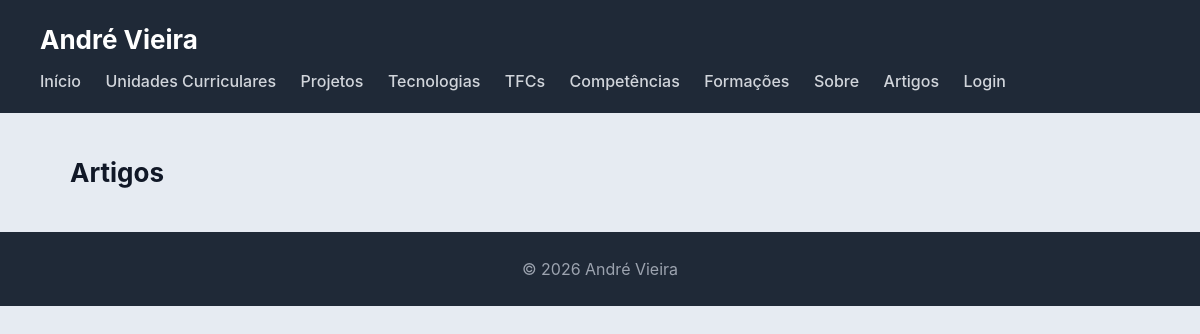
The app's page /artigos/, older data.
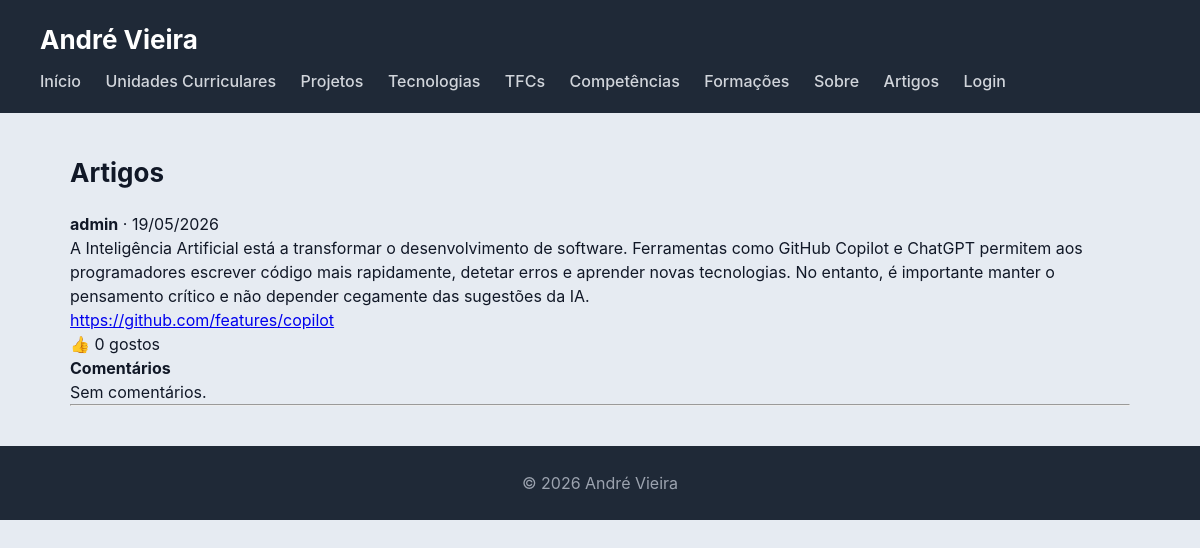
The same page, newer data.
### artigos/models.py (models this page shows, shortened)
class Artigo(models.Model):
    texto = models.TextField()
    fotografia = models.ImageField(upload_to='artigos/', blank=True, null=True)
    link_externo = models.URLField(blank=True)
    data_criacao = models.DateTimeField(auto_now_add=True)
    autor = models.ForeignKey(User, on_delete=models.CASCADE, related_name='artigos')
    likes = models.ManyToManyField(User, related_name='artigos_gostados', blank=True)

### artigos/views.py (the view)
# urls.py: path('', views.artigos_view, name='artigos'),
def artigos_view(request):
    artigos = Artigo.objects.prefetch_related('comentarios', 'likes').select_related('autor').order_by('-data_criacao')
    return render(request, 'artigos/artigos.html', {'artigos': artigos})

### artigos/templates/artigos/artigos.html (shortened to what this page needs)
{% extends 'portfolio/base.html' %}
{% block content %}
<h2>Artigos</h2>
{% for artigo in artigos %}
<article>
    <p><strong>{{ artigo.autor.username }}</strong> · {{ artigo.data_criacao|date:"d/m/Y" }}</p>
    <p>{{ artigo.texto }}</p>
    {% if artigo.link_externo %}
        <p><a href="{{ artigo.link_externo }}" target="_blank">{{ artigo.link_externo }}</a></p>
    {% endif %}
    <p>👍 {{ artigo.likes.count }} gostos
    </p>
    <h4>Comentários</h4>
    {% for comentario in artigo.comentarios.all %}
        <p><strong>{{ comentario.autor.username }}</strong>: {{ comentario.texto }} <em>({{ comentario.data|date:"d/m/Y" }})</em></p>
    {% empty %}
        <p>Sem comentários.</p>
    {% endfor %}
</article>
<hr>
{% endfor %}
{% endblock %}

### portfolio/templates/portfolio/base.html (shortened to what this page needs)
<!DOCTYPE html>
<html lang="pt">
<head>
    {% load static %}
    <link rel="stylesheet" href="{% static 'portfolio/styles.css' %}">
</head>
<body>
    <header>
        <h1>André Vieira</h1>
        <nav>
            <a href="{% url 'portfolio' %}">Início</a>
            <a href="{% url 'ucs' %}">Unidades Curriculares</a>
            <a href="{% url 'projetos' %}">Projetos</a>
            <a href="{% url 'tecnologias' %}">Tecnologias</a>
            <a href="{% url 'tfcs' %}">TFCs</a>
            <a href="{% url 'competencias' %}">Competências</a>
            <a href="{% url 'formacoes' %}">Formações</a>
            <a href="{% url 'sobre' %}">Sobre</a>
            <a href="{% url 'artigos' %}">Artigos</a>
            {% if request.user.is_authenticated %}
                <span>Olá, {{ request.user.username }}</span>
                <a href="{% url 'logout' %}">Logout</a>
            {% else %}
                <a href="{% url 'login' %}">Login</a>
            {% endif %}
        </nav>
    </header>
    <main>
        {% block content %}
        {% endblock %}
    </main>
    <footer>
        © 2026 André Vieira
    </footer>
</body>
</html>

### portfolio/static/portfolio/styles.css (style rules this page uses)
* { box-sizing: border-box; margin: 0; padding: 0; }
body { font-family: "Inter", "Segoe UI", system-ui, -apple-system, sans-serif; background: #e6ebf2; color: #111827; line-height: 1.5; }
body > header { background: #1f2937; color: white; padding: 20px 40px; }
body > header h1 { font-size: 26px; }
body > header nav { margin-top: 10px; }
body > header nav a { color: #d1d5db; margin-right: 20px; text-decoration: none; font-weight: 500; }
main { max-width: 1100px; margin: 40px auto; padding: 0 20px; }
h2 { margin-bottom: 20px; font-size: 26px; }
footer { text-align: center; padding: 25px; background: #1f2937; color: #9ca3af; margin-top: 40px; }

Row changes from the older to the newer data that the page shows:
added Artigo: autor.username "admin", data_criacao "19/05/2026", texto "A Inteligência Artificial está a transformar o desenvolvimento de software. Ferramentas como GitHub Copilot e ChatGPT permitem aos programadores escrever código mais rapidamente, detetar erros e aprender novas tecnologias. No entanto, é importante manter o pensamento crítico e não depender cegamente das sugestões da IA.", link_externo "https://github.com/features/copilot", likes.count "0"
